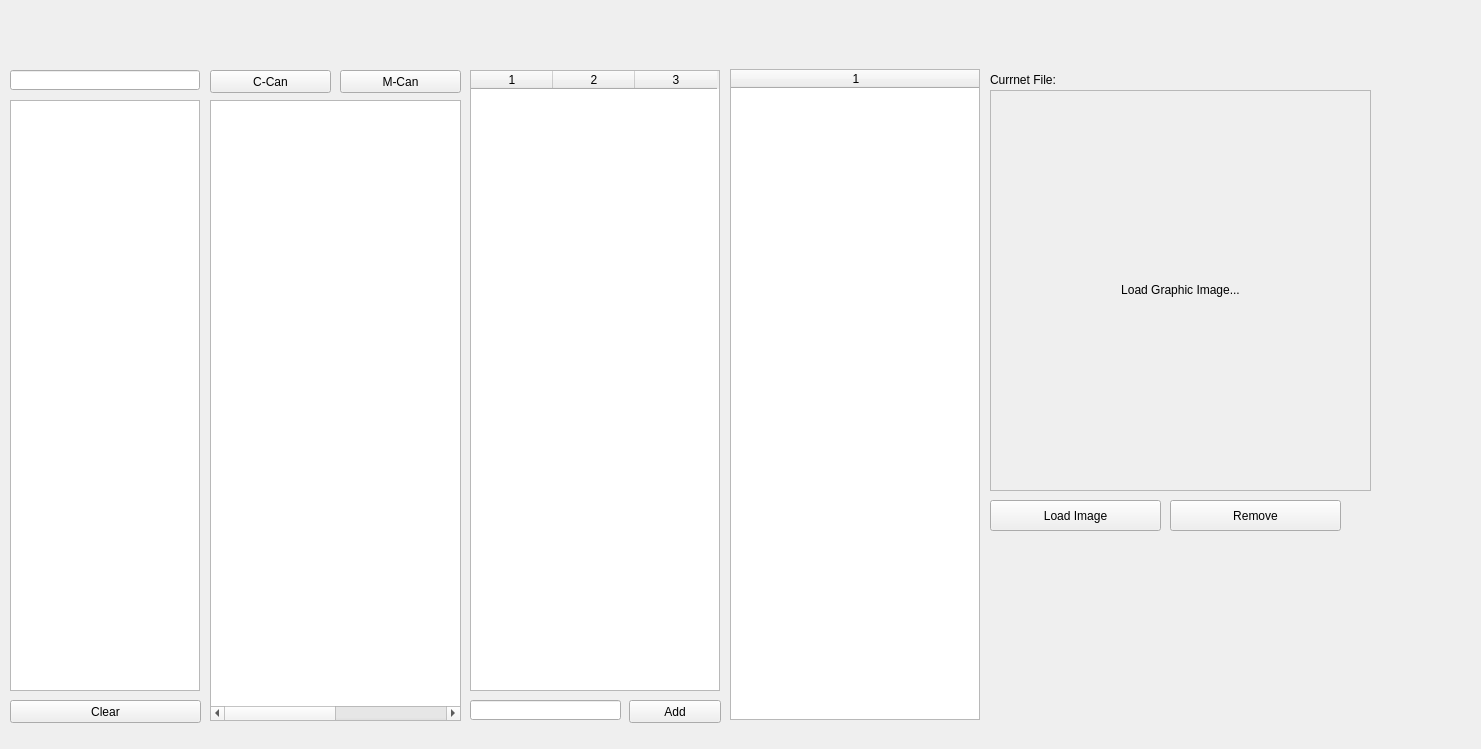
<?xml version="1.0" encoding="UTF-8"?>
<ui version="4.0">
 <class>Form</class>
 <widget class="QWidget" name="Form">
  <property name="geometry">
   <rect>
    <x>0</x>
    <y>0</y>
    <width>1481</width>
    <height>749</height>
   </rect>
  </property>
  <property name="focusPolicy">
   <enum>Qt::NoFocus</enum>
  </property>
  <property name="acceptDrops">
   <bool>false</bool>
  </property>
  <property name="windowTitle">
   <string>Form</string>
  </property>
  <widget class="QTableWidget" name="search_table">
   <property name="geometry">
    <rect>
     <x>10</x>
     <y>100</y>
     <width>190</width>
     <height>591</height>
    </rect>
   </property>
   <property name="sizePolicy">
    <sizepolicy hsizetype="Fixed" vsizetype="Expanding">
     <horstretch>0</horstretch>
     <verstretch>0</verstretch>
    </sizepolicy>
   </property>
   <property name="toolTipDuration">
    <number>1</number>
   </property>
   <property name="editTriggers">
    <set>QAbstractItemView::NoEditTriggers</set>
   </property>
   <property name="dragDropOverwriteMode">
    <bool>false</bool>
   </property>
   <property name="dragDropMode">
    <enum>QAbstractItemView::DragOnly</enum>
   </property>
   <property name="defaultDropAction">
    <enum>Qt::IgnoreAction</enum>
   </property>
   <property name="alternatingRowColors">
    <bool>true</bool>
   </property>
   <property name="selectionBehavior">
    <enum>QAbstractItemView::SelectItems</enum>
   </property>
   <property name="rowCount">
    <number>0</number>
   </property>
   <property name="columnCount">
    <number>1</number>
   </property>
   <attribute name="horizontalHeaderVisible">
    <bool>false</bool>
   </attribute>
   <attribute name="horizontalHeaderDefaultSectionSize">
    <number>200</number>
   </attribute>
   <attribute name="horizontalHeaderHighlightSections">
    <bool>true</bool>
   </attribute>
   <attribute name="verticalHeaderVisible">
    <bool>false</bool>
   </attribute>
   <attribute name="verticalHeaderCascadingSectionResizes">
    <bool>false</bool>
   </attribute>
   <column/>
  </widget>
  <widget class="QLineEdit" name="search_box">
   <property name="geometry">
    <rect>
     <x>10</x>
     <y>70</y>
     <width>190</width>
     <height>20</height>
    </rect>
   </property>
   <property name="sizePolicy">
    <sizepolicy hsizetype="Fixed" vsizetype="Fixed">
     <horstretch>0</horstretch>
     <verstretch>0</verstretch>
    </sizepolicy>
   </property>
  </widget>
  <widget class="QTableWidget" name="message_table">
   <property name="geometry">
    <rect>
     <x>210</x>
     <y>100</y>
     <width>251</width>
     <height>621</height>
    </rect>
   </property>
   <property name="sizePolicy">
    <sizepolicy hsizetype="Fixed" vsizetype="Expanding">
     <horstretch>0</horstretch>
     <verstretch>0</verstretch>
    </sizepolicy>
   </property>
   <property name="focusPolicy">
    <enum>Qt::StrongFocus</enum>
   </property>
   <property name="contextMenuPolicy">
    <enum>Qt::NoContextMenu</enum>
   </property>
   <property name="acceptDrops">
    <bool>true</bool>
   </property>
   <property name="editTriggers">
    <set>QAbstractItemView::NoEditTriggers</set>
   </property>
   <property name="tabKeyNavigation">
    <bool>false</bool>
   </property>
   <property name="showDropIndicator" stdset="0">
    <bool>true</bool>
   </property>
   <property name="dragDropOverwriteMode">
    <bool>false</bool>
   </property>
   <property name="dragDropMode">
    <enum>QAbstractItemView::DropOnly</enum>
   </property>
   <property name="defaultDropAction">
    <enum>Qt::TargetMoveAction</enum>
   </property>
   <property name="alternatingRowColors">
    <bool>true</bool>
   </property>
   <property name="selectionMode">
    <enum>QAbstractItemView::SingleSelection</enum>
   </property>
   <property name="selectionBehavior">
    <enum>QAbstractItemView::SelectItems</enum>
   </property>
   <property name="rowCount">
    <number>0</number>
   </property>
   <property name="columnCount">
    <number>2</number>
   </property>
   <attribute name="horizontalHeaderVisible">
    <bool>false</bool>
   </attribute>
   <attribute name="horizontalHeaderDefaultSectionSize">
    <number>200</number>
   </attribute>
   <attribute name="horizontalHeaderHighlightSections">
    <bool>true</bool>
   </attribute>
   <attribute name="verticalHeaderVisible">
    <bool>false</bool>
   </attribute>
   <attribute name="verticalHeaderCascadingSectionResizes">
    <bool>false</bool>
   </attribute>
   <column/>
   <column/>
  </widget>
  <widget class="QPushButton" name="c_can_load_btn">
   <property name="geometry">
    <rect>
     <x>210</x>
     <y>70</y>
     <width>121</width>
     <height>23</height>
    </rect>
   </property>
   <property name="text">
    <string>C-Can</string>
   </property>
  </widget>
  <widget class="QPushButton" name="m_can_load_btn">
   <property name="geometry">
    <rect>
     <x>340</x>
     <y>70</y>
     <width>121</width>
     <height>23</height>
    </rect>
   </property>
   <property name="text">
    <string>M-Can</string>
   </property>
  </widget>
  <widget class="QPushButton" name="clear_btn">
   <property name="geometry">
    <rect>
     <x>10</x>
     <y>700</y>
     <width>191</width>
     <height>23</height>
    </rect>
   </property>
   <property name="sizePolicy">
    <sizepolicy hsizetype="Fixed" vsizetype="Fixed">
     <horstretch>0</horstretch>
     <verstretch>0</verstretch>
    </sizepolicy>
   </property>
   <property name="minimumSize">
    <size>
     <width>92</width>
     <height>0</height>
    </size>
   </property>
   <property name="text">
    <string>Clear</string>
   </property>
  </widget>
  <widget class="QTableWidget" name="signal_table">
   <property name="geometry">
    <rect>
     <x>470</x>
     <y>70</y>
     <width>250</width>
     <height>621</height>
    </rect>
   </property>
   <property name="sizePolicy">
    <sizepolicy hsizetype="Fixed" vsizetype="Expanding">
     <horstretch>0</horstretch>
     <verstretch>0</verstretch>
    </sizepolicy>
   </property>
   <property name="focusPolicy">
    <enum>Qt::StrongFocus</enum>
   </property>
   <property name="contextMenuPolicy">
    <enum>Qt::NoContextMenu</enum>
   </property>
   <property name="acceptDrops">
    <bool>false</bool>
   </property>
   <property name="editTriggers">
    <set>QAbstractItemView::AllEditTriggers</set>
   </property>
   <property name="tabKeyNavigation">
    <bool>false</bool>
   </property>
   <property name="showDropIndicator" stdset="0">
    <bool>false</bool>
   </property>
   <property name="dragDropOverwriteMode">
    <bool>false</bool>
   </property>
   <property name="dragDropMode">
    <enum>QAbstractItemView::NoDragDrop</enum>
   </property>
   <property name="defaultDropAction">
    <enum>Qt::TargetMoveAction</enum>
   </property>
   <property name="alternatingRowColors">
    <bool>true</bool>
   </property>
   <property name="selectionMode">
    <enum>QAbstractItemView::SingleSelection</enum>
   </property>
   <property name="selectionBehavior">
    <enum>QAbstractItemView::SelectItems</enum>
   </property>
   <property name="rowCount">
    <number>0</number>
   </property>
   <property name="columnCount">
    <number>3</number>
   </property>
   <attribute name="horizontalHeaderVisible">
    <bool>true</bool>
   </attribute>
   <attribute name="horizontalHeaderDefaultSectionSize">
    <number>82</number>
   </attribute>
   <attribute name="horizontalHeaderHighlightSections">
    <bool>true</bool>
   </attribute>
   <attribute name="horizontalHeaderShowSortIndicator" stdset="0">
    <bool>false</bool>
   </attribute>
   <attribute name="verticalHeaderVisible">
    <bool>false</bool>
   </attribute>
   <attribute name="verticalHeaderCascadingSectionResizes">
    <bool>false</bool>
   </attribute>
   <column/>
   <column/>
   <column/>
  </widget>
  <widget class="QTableWidget" name="gui_table">
   <property name="geometry">
    <rect>
     <x>730</x>
     <y>69</y>
     <width>250</width>
     <height>651</height>
    </rect>
   </property>
   <property name="sizePolicy">
    <sizepolicy hsizetype="Fixed" vsizetype="Expanding">
     <horstretch>0</horstretch>
     <verstretch>0</verstretch>
    </sizepolicy>
   </property>
   <property name="focusPolicy">
    <enum>Qt::StrongFocus</enum>
   </property>
   <property name="contextMenuPolicy">
    <enum>Qt::NoContextMenu</enum>
   </property>
   <property name="acceptDrops">
    <bool>false</bool>
   </property>
   <property name="editTriggers">
    <set>QAbstractItemView::NoEditTriggers</set>
   </property>
   <property name="tabKeyNavigation">
    <bool>false</bool>
   </property>
   <property name="showDropIndicator" stdset="0">
    <bool>false</bool>
   </property>
   <property name="dragDropOverwriteMode">
    <bool>false</bool>
   </property>
   <property name="dragDropMode">
    <enum>QAbstractItemView::NoDragDrop</enum>
   </property>
   <property name="defaultDropAction">
    <enum>Qt::TargetMoveAction</enum>
   </property>
   <property name="alternatingRowColors">
    <bool>true</bool>
   </property>
   <property name="selectionMode">
    <enum>QAbstractItemView::SingleSelection</enum>
   </property>
   <property name="selectionBehavior">
    <enum>QAbstractItemView::SelectItems</enum>
   </property>
   <property name="rowCount">
    <number>0</number>
   </property>
   <property name="columnCount">
    <number>1</number>
   </property>
   <attribute name="horizontalHeaderVisible">
    <bool>true</bool>
   </attribute>
   <attribute name="horizontalHeaderDefaultSectionSize">
    <number>250</number>
   </attribute>
   <attribute name="horizontalHeaderHighlightSections">
    <bool>true</bool>
   </attribute>
   <attribute name="horizontalHeaderShowSortIndicator" stdset="0">
    <bool>false</bool>
   </attribute>
   <attribute name="verticalHeaderVisible">
    <bool>false</bool>
   </attribute>
   <attribute name="verticalHeaderCascadingSectionResizes">
    <bool>false</bool>
   </attribute>
   <column/>
  </widget>
  <widget class="QPushButton" name="gui_save_btn">
   <property name="geometry">
    <rect>
     <x>629</x>
     <y>700</y>
     <width>92</width>
     <height>23</height>
    </rect>
   </property>
   <property name="sizePolicy">
    <sizepolicy hsizetype="Fixed" vsizetype="Fixed">
     <horstretch>0</horstretch>
     <verstretch>0</verstretch>
    </sizepolicy>
   </property>
   <property name="minimumSize">
    <size>
     <width>92</width>
     <height>0</height>
    </size>
   </property>
   <property name="text">
    <string>Add</string>
   </property>
  </widget>
  <widget class="QLineEdit" name="gui_name_box">
   <property name="geometry">
    <rect>
     <x>470</x>
     <y>700</y>
     <width>151</width>
     <height>20</height>
    </rect>
   </property>
   <property name="sizePolicy">
    <sizepolicy hsizetype="Fixed" vsizetype="Fixed">
     <horstretch>0</horstretch>
     <verstretch>0</verstretch>
    </sizepolicy>
   </property>
  </widget>
  <widget class="QLabel" name="current_file_label">
   <property name="geometry">
    <rect>
     <x>990</x>
     <y>70</y>
     <width>71</width>
     <height>20</height>
    </rect>
   </property>
   <property name="sizePolicy">
    <sizepolicy hsizetype="Fixed" vsizetype="Fixed">
     <horstretch>0</horstretch>
     <verstretch>0</verstretch>
    </sizepolicy>
   </property>
   <property name="focusPolicy">
    <enum>Qt::StrongFocus</enum>
   </property>
   <property name="toolTipDuration">
    <number>1</number>
   </property>
   <property name="frameShape">
    <enum>QFrame::NoFrame</enum>
   </property>
   <property name="frameShadow">
    <enum>QFrame::Sunken</enum>
   </property>
   <property name="text">
    <string>Currnet File:</string>
   </property>
  </widget>
  <widget class="QLabel" name="current_file_label_2">
   <property name="geometry">
    <rect>
     <x>1060</x>
     <y>70</y>
     <width>311</width>
     <height>20</height>
    </rect>
   </property>
   <property name="sizePolicy">
    <sizepolicy hsizetype="Fixed" vsizetype="Fixed">
     <horstretch>0</horstretch>
     <verstretch>0</verstretch>
    </sizepolicy>
   </property>
   <property name="text">
    <string/>
   </property>
  </widget>
  <widget class="QLabel" name="image_label">
   <property name="geometry">
    <rect>
     <x>990</x>
     <y>90</y>
     <width>381</width>
     <height>401</height>
    </rect>
   </property>
   <property name="sizePolicy">
    <sizepolicy hsizetype="Fixed" vsizetype="Expanding">
     <horstretch>0</horstretch>
     <verstretch>0</verstretch>
    </sizepolicy>
   </property>
   <property name="focusPolicy">
    <enum>Qt::ClickFocus</enum>
   </property>
   <property name="acceptDrops">
    <bool>false</bool>
   </property>
   <property name="autoFillBackground">
    <bool>false</bool>
   </property>
   <property name="frameShape">
    <enum>QFrame::StyledPanel</enum>
   </property>
   <property name="frameShadow">
    <enum>QFrame::Sunken</enum>
   </property>
   <property name="lineWidth">
    <number>1</number>
   </property>
   <property name="midLineWidth">
    <number>1</number>
   </property>
   <property name="text">
    <string>Load Graphic Image...</string>
   </property>
   <property name="alignment">
    <set>Qt::AlignCenter</set>
   </property>
   <property name="margin">
    <number>0</number>
   </property>
  </widget>
  <widget class="QPushButton" name="image_load_btn">
   <property name="geometry">
    <rect>
     <x>990</x>
     <y>500</y>
     <width>171</width>
     <height>31</height>
    </rect>
   </property>
   <property name="text">
    <string>Load Image</string>
   </property>
  </widget>
  <widget class="QPushButton" name="image_remove_btn">
   <property name="geometry">
    <rect>
     <x>1170</x>
     <y>500</y>
     <width>171</width>
     <height>31</height>
    </rect>
   </property>
   <property name="text">
    <string>Remove</string>
   </property>
  </widget>
 </widget>
 <resources/>
 <connections/>
</ui>
